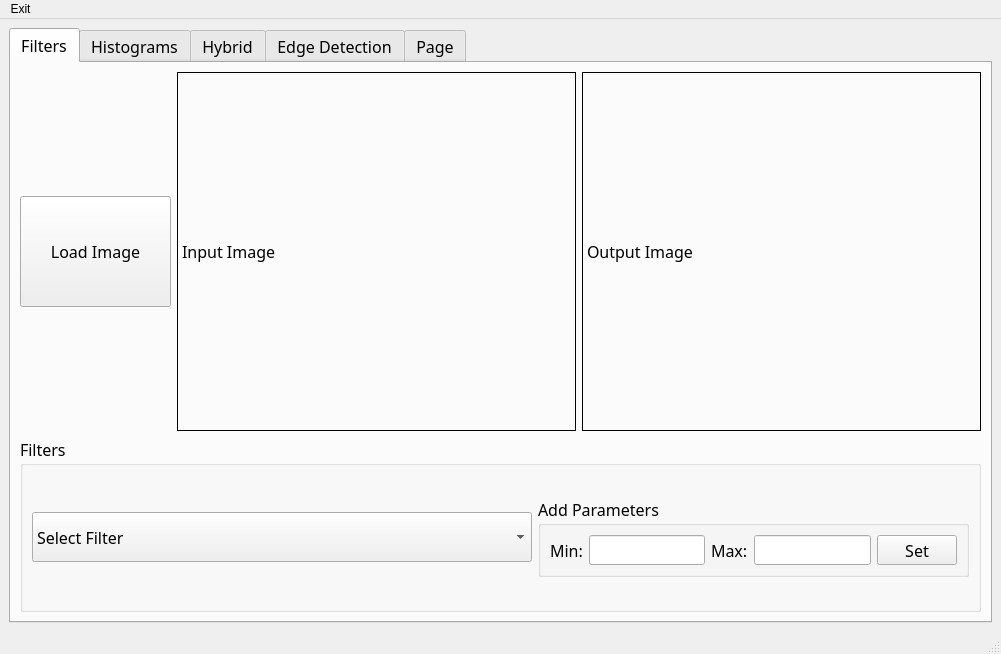
<?xml version="1.0" encoding="UTF-8"?>
<ui version="4.0">
 <class>MainWindow</class>
 <widget class="QMainWindow" name="MainWindow">
  <property name="geometry">
   <rect>
    <x>0</x>
    <y>0</y>
    <width>1001</width>
    <height>654</height>
   </rect>
  </property>
  <property name="windowTitle">
   <string>MainWindow</string>
  </property>
  <widget class="QWidget" name="centralwidget">
   <layout class="QGridLayout" name="gridLayout_5">
    <item row="0" column="0">
     <widget class="QTabWidget" name="tabWidget">
      <property name="font">
       <font>
        <family>Myanmar Text</family>
        <pointsize>12</pointsize>
       </font>
      </property>
      <property name="tabShape">
       <enum>QTabWidget::Rounded</enum>
      </property>
      <property name="currentIndex">
       <number>0</number>
      </property>
      <widget class="QWidget" name="filter">
       <attribute name="title">
        <string>Filters</string>
       </attribute>
       <layout class="QGridLayout" name="gridLayout_2">
        <item row="0" column="0">
         <layout class="QVBoxLayout" name="verticalLayout">
          <item>
           <layout class="QHBoxLayout" name="horizontalLayout_2">
            <item>
             <widget class="QPushButton" name="loadTab1">
              <property name="sizePolicy">
               <sizepolicy hsizetype="Fixed" vsizetype="Fixed">
                <horstretch>0</horstretch>
                <verstretch>0</verstretch>
               </sizepolicy>
              </property>
              <property name="maximumSize">
               <size>
                <width>151</width>
                <height>111</height>
               </size>
              </property>
              <property name="text">
               <string>Load Image</string>
              </property>
             </widget>
            </item>
            <item>
             <layout class="QHBoxLayout" name="horizontalLayout">
              <item>
               <widget class="QLabel" name="inputTab1">
                <property name="frameShape">
                 <enum>QFrame::Box</enum>
                </property>
                <property name="text">
                 <string>Input Image</string>
                </property>
               </widget>
              </item>
              <item>
               <widget class="QLabel" name="outputTab1">
                <property name="frameShape">
                 <enum>QFrame::Box</enum>
                </property>
                <property name="text">
                 <string>Output Image</string>
                </property>
               </widget>
              </item>
             </layout>
            </item>
           </layout>
          </item>
          <item>
           <widget class="QGroupBox" name="groupBox">
            <property name="sizePolicy">
             <sizepolicy hsizetype="Preferred" vsizetype="Maximum">
              <horstretch>0</horstretch>
              <verstretch>0</verstretch>
             </sizepolicy>
            </property>
            <property name="maximumSize">
             <size>
              <width>16777215</width>
              <height>175</height>
             </size>
            </property>
            <property name="title">
             <string>Filters</string>
            </property>
            <layout class="QHBoxLayout" name="horizontalLayout_12">
             <item>
              <widget class="QComboBox" name="selectTab1">
               <property name="sizePolicy">
                <sizepolicy hsizetype="Fixed" vsizetype="Fixed">
                 <horstretch>0</horstretch>
                 <verstretch>0</verstretch>
                </sizepolicy>
               </property>
               <property name="minimumSize">
                <size>
                 <width>500</width>
                 <height>50</height>
                </size>
               </property>
               <property name="maximumSize">
                <size>
                 <width>500</width>
                 <height>50</height>
                </size>
               </property>
               <item>
                <property name="text">
                 <string>Select Filter</string>
                </property>
               </item>
               <item>
                <property name="text">
                 <string>Salt And Pepper</string>
                </property>
               </item>
               <item>
                <property name="text">
                 <string>Average Filter</string>
                </property>
               </item>
               <item>
                <property name="text">
                 <string>Gaussian Filter</string>
                </property>
               </item>
               <item>
                <property name="text">
                 <string>Median Filter</string>
                </property>
               </item>
               <item>
                <property name="text">
                 <string>Sobel Filter</string>
                </property>
               </item>
               <item>
                <property name="text">
                 <string>Roberts Filter</string>
                </property>
               </item>
               <item>
                <property name="text">
                 <string>Prewitt Filter</string>
                </property>
               </item>
               <item>
                <property name="text">
                 <string>Normalization</string>
                </property>
               </item>
               <item>
                <property name="text">
                 <string>Equalization</string>
                </property>
               </item>
               <item>
                <property name="text">
                 <string>Local Thresholding</string>
                </property>
               </item>
               <item>
                <property name="text">
                 <string>Global Thresholding</string>
                </property>
               </item>
               <item>
                <property name="text">
                 <string>Low Frequency Filter</string>
                </property>
               </item>
               <item>
                <property name="text">
                 <string>High Frequency Filter</string>
                </property>
               </item>
              </widget>
             </item>
             <item>
              <widget class="QGroupBox" name="groupBox_2">
               <property name="sizePolicy">
                <sizepolicy hsizetype="Preferred" vsizetype="Fixed">
                 <horstretch>0</horstretch>
                 <verstretch>0</verstretch>
                </sizepolicy>
               </property>
               <property name="minimumSize">
                <size>
                 <width>0</width>
                 <height>80</height>
                </size>
               </property>
               <property name="maximumSize">
                <size>
                 <width>16777215</width>
                 <height>80</height>
                </size>
               </property>
               <property name="title">
                <string>Add Parameters</string>
               </property>
               <layout class="QGridLayout" name="gridLayout">
                <item row="0" column="0">
                 <layout class="QHBoxLayout" name="horizontalLayout_11">
                  <item>
                   <layout class="QHBoxLayout" name="horizontalLayout_10">
                    <item>
                     <layout class="QHBoxLayout" name="horizontalLayout_8">
                      <item>
                       <widget class="QLabel" name="minText">
                        <property name="text">
                         <string>Min:</string>
                        </property>
                       </widget>
                      </item>
                      <item>
                       <widget class="QLineEdit" name="min"/>
                      </item>
                     </layout>
                    </item>
                    <item>
                     <layout class="QHBoxLayout" name="horizontalLayout_9">
                      <item>
                       <widget class="QLabel" name="maxText">
                        <property name="text">
                         <string>Max:</string>
                        </property>
                       </widget>
                      </item>
                      <item>
                       <widget class="QLineEdit" name="max"/>
                      </item>
                     </layout>
                    </item>
                   </layout>
                  </item>
                  <item>
                   <widget class="QPushButton" name="set">
                    <property name="text">
                     <string>Set</string>
                    </property>
                   </widget>
                  </item>
                 </layout>
                </item>
               </layout>
              </widget>
             </item>
            </layout>
           </widget>
          </item>
         </layout>
        </item>
       </layout>
      </widget>
      <widget class="QWidget" name="histogram">
       <attribute name="title">
        <string>Histograms</string>
       </attribute>
       <layout class="QGridLayout" name="gridLayout_3">
        <item row="0" column="0">
         <layout class="QHBoxLayout" name="horizontalLayout_5">
          <item>
           <layout class="QVBoxLayout" name="verticalLayout_5">
            <item>
             <widget class="QPushButton" name="loadTab2">
              <property name="sizePolicy">
               <sizepolicy hsizetype="Fixed" vsizetype="Fixed">
                <horstretch>0</horstretch>
                <verstretch>0</verstretch>
               </sizepolicy>
              </property>
              <property name="minimumSize">
               <size>
                <width>151</width>
                <height>111</height>
               </size>
              </property>
              <property name="maximumSize">
               <size>
                <width>151</width>
                <height>111</height>
               </size>
              </property>
              <property name="text">
               <string>Load</string>
              </property>
             </widget>
            </item>
            <item>
             <widget class="QPushButton" name="gray">
              <property name="sizePolicy">
               <sizepolicy hsizetype="Fixed" vsizetype="Fixed">
                <horstretch>0</horstretch>
                <verstretch>0</verstretch>
               </sizepolicy>
              </property>
              <property name="minimumSize">
               <size>
                <width>151</width>
                <height>111</height>
               </size>
              </property>
              <property name="maximumSize">
               <size>
                <width>151</width>
                <height>111</height>
               </size>
              </property>
              <property name="text">
               <string>Gray</string>
              </property>
             </widget>
            </item>
            <item>
             <widget class="QPushButton" name="color">
              <property name="sizePolicy">
               <sizepolicy hsizetype="Fixed" vsizetype="Fixed">
                <horstretch>0</horstretch>
                <verstretch>0</verstretch>
               </sizepolicy>
              </property>
              <property name="minimumSize">
               <size>
                <width>151</width>
                <height>111</height>
               </size>
              </property>
              <property name="maximumSize">
               <size>
                <width>151</width>
                <height>111</height>
               </size>
              </property>
              <property name="text">
               <string>Color</string>
              </property>
             </widget>
            </item>
            <item>
             <widget class="QPushButton" name="cumcolor">
              <property name="minimumSize">
               <size>
                <width>151</width>
                <height>111</height>
               </size>
              </property>
              <property name="maximumSize">
               <size>
                <width>151</width>
                <height>111</height>
               </size>
              </property>
              <property name="text">
               <string>Cumulative Color</string>
              </property>
             </widget>
            </item>
           </layout>
          </item>
          <item>
           <layout class="QVBoxLayout" name="verticalLayout_2">
            <item>
             <layout class="QHBoxLayout" name="horizontalLayout_4">
              <item>
               <widget class="QLabel" name="inputTab2">
                <property name="sizePolicy">
                 <sizepolicy hsizetype="Ignored" vsizetype="Ignored">
                  <horstretch>0</horstretch>
                  <verstretch>0</verstretch>
                 </sizepolicy>
                </property>
                <property name="frameShape">
                 <enum>QFrame::Box</enum>
                </property>
                <property name="text">
                 <string>Input Image</string>
                </property>
               </widget>
              </item>
              <item>
               <widget class="QLabel" name="outputTab2">
                <property name="sizePolicy">
                 <sizepolicy hsizetype="Ignored" vsizetype="Ignored">
                  <horstretch>0</horstretch>
                  <verstretch>0</verstretch>
                 </sizepolicy>
                </property>
                <property name="frameShape">
                 <enum>QFrame::Box</enum>
                </property>
                <property name="text">
                 <string>Output Image</string>
                </property>
               </widget>
              </item>
             </layout>
            </item>
            <item>
             <layout class="QHBoxLayout" name="horizontalLayout_3">
              <item>
               <widget class="PlotWidget" name="inputHistogram">
                <property name="sizePolicy">
                 <sizepolicy hsizetype="Ignored" vsizetype="Ignored">
                  <horstretch>0</horstretch>
                  <verstretch>0</verstretch>
                 </sizepolicy>
                </property>
                <property name="frameShape">
                 <enum>QFrame::Box</enum>
                </property>
               </widget>
              </item>
              <item>
               <widget class="PlotWidget" name="outputHistogram">
                <property name="sizePolicy">
                 <sizepolicy hsizetype="Ignored" vsizetype="Ignored">
                  <horstretch>0</horstretch>
                  <verstretch>0</verstretch>
                 </sizepolicy>
                </property>
                <property name="frameShape">
                 <enum>QFrame::Box</enum>
                </property>
               </widget>
              </item>
             </layout>
            </item>
           </layout>
          </item>
         </layout>
        </item>
       </layout>
      </widget>
      <widget class="QWidget" name="hybrid">
       <attribute name="title">
        <string>Hybrid</string>
       </attribute>
       <layout class="QGridLayout" name="gridLayout_4">
        <item row="0" column="0">
         <layout class="QHBoxLayout" name="horizontalLayout_7">
          <item>
           <layout class="QVBoxLayout" name="verticalLayout_3">
            <item>
             <widget class="QPushButton" name="load1Tab3">
              <property name="minimumSize">
               <size>
                <width>151</width>
                <height>111</height>
               </size>
              </property>
              <property name="maximumSize">
               <size>
                <width>151</width>
                <height>111</height>
               </size>
              </property>
              <property name="text">
               <string>Loag Image 1</string>
              </property>
             </widget>
            </item>
            <item>
             <widget class="QPushButton" name="load2tab3">
              <property name="minimumSize">
               <size>
                <width>151</width>
                <height>111</height>
               </size>
              </property>
              <property name="maximumSize">
               <size>
                <width>151</width>
                <height>111</height>
               </size>
              </property>
              <property name="text">
               <string>Load Image 2</string>
              </property>
             </widget>
            </item>
            <item>
             <widget class="QPushButton" name="hybrid">
              <property name="minimumSize">
               <size>
                <width>151</width>
                <height>111</height>
               </size>
              </property>
              <property name="maximumSize">
               <size>
                <width>151</width>
                <height>111</height>
               </size>
              </property>
              <property name="text">
               <string>Make Hybride</string>
              </property>
             </widget>
            </item>
           </layout>
          </item>
          <item>
           <layout class="QHBoxLayout" name="horizontalLayout_6">
            <item>
             <layout class="QVBoxLayout" name="verticalLayout_4">
              <item>
               <widget class="QLabel" name="input1Tab3">
                <property name="frameShape">
                 <enum>QFrame::Box</enum>
                </property>
                <property name="text">
                 <string>Input Image 1</string>
                </property>
               </widget>
              </item>
              <item>
               <widget class="QLabel" name="input2Tab3">
                <property name="frameShape">
                 <enum>QFrame::Box</enum>
                </property>
                <property name="text">
                 <string>Input Image 2</string>
                </property>
               </widget>
              </item>
             </layout>
            </item>
            <item>
             <widget class="QLabel" name="outputTab3">
              <property name="frameShape">
               <enum>QFrame::Box</enum>
              </property>
              <property name="text">
               <string>Output Image</string>
              </property>
             </widget>
            </item>
           </layout>
          </item>
         </layout>
        </item>
       </layout>
      </widget>
      <widget class="QWidget" name="edge">
       <attribute name="title">
        <string>Edge Detection</string>
       </attribute>
       <layout class="QGridLayout" name="gridLayout_7">
        <item row="0" column="0">
         <layout class="QHBoxLayout" name="horizontalLayout_16">
          <item>
           <layout class="QVBoxLayout" name="verticalLayout_8">
            <item>
             <widget class="QPushButton" name="loadEdgeImg">
              <property name="sizePolicy">
               <sizepolicy hsizetype="Fixed" vsizetype="Fixed">
                <horstretch>0</horstretch>
                <verstretch>0</verstretch>
               </sizepolicy>
              </property>
              <property name="maximumSize">
               <size>
                <width>215</width>
                <height>111</height>
               </size>
              </property>
              <property name="text">
               <string>Load image</string>
              </property>
             </widget>
            </item>
            <item>
             <widget class="QPushButton" name="CannyEdgeBtn">
              <property name="sizePolicy">
               <sizepolicy hsizetype="Fixed" vsizetype="Fixed">
                <horstretch>0</horstretch>
                <verstretch>0</verstretch>
               </sizepolicy>
              </property>
              <property name="maximumSize">
               <size>
                <width>215</width>
                <height>111</height>
               </size>
              </property>
              <property name="text">
               <string>Canny Edge filter</string>
              </property>
              <property name="iconSize">
               <size>
                <width>16</width>
                <height>5</height>
               </size>
              </property>
              <property name="autoRepeatDelay">
               <number>200</number>
              </property>
              <property name="autoRepeatInterval">
               <number>50</number>
              </property>
             </widget>
            </item>
            <item>
             <widget class="QPushButton" name="houghLineBtn">
              <property name="sizePolicy">
               <sizepolicy hsizetype="Fixed" vsizetype="Fixed">
                <horstretch>0</horstretch>
                <verstretch>0</verstretch>
               </sizepolicy>
              </property>
              <property name="maximumSize">
               <size>
                <width>215</width>
                <height>111</height>
               </size>
              </property>
              <property name="text">
               <string>Hough line Transform</string>
              </property>
             </widget>
            </item>
            <item>
             <widget class="QPushButton" name="houghCircleBtn">
              <property name="sizePolicy">
               <sizepolicy hsizetype="Fixed" vsizetype="Fixed">
                <horstretch>0</horstretch>
                <verstretch>0</verstretch>
               </sizepolicy>
              </property>
              <property name="maximumSize">
               <size>
                <width>215</width>
                <height>111</height>
               </size>
              </property>
              <property name="text">
               <string>Hough Circle Transform</string>
              </property>
             </widget>
            </item>
           </layout>
          </item>
          <item>
           <layout class="QHBoxLayout" name="horizontalLayout_15">
            <item>
             <widget class="QLabel" name="InputTab4">
              <property name="frameShape">
               <enum>QFrame::Box</enum>
              </property>
              <property name="text">
               <string>Input</string>
              </property>
             </widget>
            </item>
            <item>
             <widget class="QLabel" name="edgeView">
              <property name="frameShape">
               <enum>QFrame::Box</enum>
              </property>
              <property name="text">
               <string>EdgeView</string>
              </property>
             </widget>
            </item>
           </layout>
          </item>
         </layout>
        </item>
       </layout>
      </widget>
      <widget class="QWidget" name="tab">
       <attribute name="title">
        <string>Page</string>
       </attribute>
       <layout class="QGridLayout" name="gridLayout_6">
        <item row="0" column="0">
         <layout class="QVBoxLayout" name="verticalLayout_7">
          <item>
           <layout class="QHBoxLayout" name="horizontalLayout_14">
            <item>
             <layout class="QVBoxLayout" name="verticalLayout_6">
              <item>
               <widget class="QPushButton" name="LoadTab5">
                <property name="sizePolicy">
                 <sizepolicy hsizetype="Fixed" vsizetype="Fixed">
                  <horstretch>0</horstretch>
                  <verstretch>0</verstretch>
                 </sizepolicy>
                </property>
                <property name="maximumSize">
                 <size>
                  <width>151</width>
                  <height>111</height>
                 </size>
                </property>
                <property name="text">
                 <string>Load</string>
                </property>
               </widget>
              </item>
              <item>
               <widget class="QPushButton" name="ClearAnchor">
                <property name="sizePolicy">
                 <sizepolicy hsizetype="Fixed" vsizetype="Fixed">
                  <horstretch>0</horstretch>
                  <verstretch>0</verstretch>
                 </sizepolicy>
                </property>
                <property name="maximumSize">
                 <size>
                  <width>151</width>
                  <height>111</height>
                 </size>
                </property>
                <property name="text">
                 <string>Clear Anchors</string>
                </property>
               </widget>
              </item>
              <item>
               <widget class="QPushButton" name="Apply">
                <property name="sizePolicy">
                 <sizepolicy hsizetype="Fixed" vsizetype="Fixed">
                  <horstretch>0</horstretch>
                  <verstretch>0</verstretch>
                 </sizepolicy>
                </property>
                <property name="maximumSize">
                 <size>
                  <width>151</width>
                  <height>111</height>
                 </size>
                </property>
                <property name="text">
                 <string>Apply</string>
                </property>
               </widget>
              </item>
              <item>
               <widget class="QPushButton" name="Reset">
                <property name="sizePolicy">
                 <sizepolicy hsizetype="Fixed" vsizetype="Fixed">
                  <horstretch>0</horstretch>
                  <verstretch>0</verstretch>
                 </sizepolicy>
                </property>
                <property name="maximumSize">
                 <size>
                  <width>151</width>
                  <height>111</height>
                 </size>
                </property>
                <property name="text">
                 <string>Reset</string>
                </property>
               </widget>
              </item>
             </layout>
            </item>
            <item>
             <widget class="QLabel" name="InputImageTab5">
              <property name="frameShape">
               <enum>QFrame::Box</enum>
              </property>
              <property name="text">
               <string/>
              </property>
             </widget>
            </item>
           </layout>
          </item>
          <item>
           <layout class="QHBoxLayout" name="horizontalLayout_13">
            <item>
             <widget class="QGroupBox" name="groupBox_3">
              <property name="sizePolicy">
               <sizepolicy hsizetype="Preferred" vsizetype="Fixed">
                <horstretch>0</horstretch>
                <verstretch>0</verstretch>
               </sizepolicy>
              </property>
              <property name="maximumSize">
               <size>
                <width>16777215</width>
                <height>153</height>
               </size>
              </property>
              <property name="title">
               <string>Contour Settings</string>
              </property>
              <widget class="QLabel" name="label_4">
               <property name="geometry">
                <rect>
                 <x>14</x>
                 <y>50</y>
                 <width>51</width>
                 <height>36</height>
                </rect>
               </property>
               <property name="text">
                <string>Alpha</string>
               </property>
              </widget>
              <widget class="QLabel" name="label_5">
               <property name="geometry">
                <rect>
                 <x>13</x>
                 <y>99</y>
                 <width>68</width>
                 <height>36</height>
                </rect>
               </property>
               <property name="text">
                <string>Gamma</string>
               </property>
              </widget>
              <widget class="QLabel" name="label_6">
               <property name="geometry">
                <rect>
                 <x>230</x>
                 <y>50</y>
                 <width>38</width>
                 <height>36</height>
                </rect>
               </property>
               <property name="text">
                <string>Beta</string>
               </property>
              </widget>
              <widget class="QLineEdit" name="Alpha">
               <property name="geometry">
                <rect>
                 <x>90</x>
                 <y>50</y>
                 <width>121</width>
                 <height>41</height>
                </rect>
               </property>
               <property name="sizePolicy">
                <sizepolicy hsizetype="Fixed" vsizetype="Fixed">
                 <horstretch>0</horstretch>
                 <verstretch>0</verstretch>
                </sizepolicy>
               </property>
               <property name="maximumSize">
                <size>
                 <width>121</width>
                 <height>41</height>
                </size>
               </property>
              </widget>
              <widget class="QLineEdit" name="Beta">
               <property name="geometry">
                <rect>
                 <x>290</x>
                 <y>50</y>
                 <width>121</width>
                 <height>41</height>
                </rect>
               </property>
               <property name="sizePolicy">
                <sizepolicy hsizetype="Fixed" vsizetype="Fixed">
                 <horstretch>0</horstretch>
                 <verstretch>0</verstretch>
                </sizepolicy>
               </property>
               <property name="maximumSize">
                <size>
                 <width>121</width>
                 <height>41</height>
                </size>
               </property>
              </widget>
              <widget class="QLineEdit" name="Gamma">
               <property name="geometry">
                <rect>
                 <x>90</x>
                 <y>99</y>
                 <width>121</width>
                 <height>41</height>
                </rect>
               </property>
               <property name="sizePolicy">
                <sizepolicy hsizetype="Fixed" vsizetype="Fixed">
                 <horstretch>0</horstretch>
                 <verstretch>0</verstretch>
                </sizepolicy>
               </property>
               <property name="maximumSize">
                <size>
                 <width>121</width>
                 <height>41</height>
                </size>
               </property>
              </widget>
             </widget>
            </item>
            <item>
             <widget class="QGroupBox" name="groupBox_4">
              <property name="sizePolicy">
               <sizepolicy hsizetype="Preferred" vsizetype="Fixed">
                <horstretch>0</horstretch>
                <verstretch>0</verstretch>
               </sizepolicy>
              </property>
              <property name="maximumSize">
               <size>
                <width>16777215</width>
                <height>153</height>
               </size>
              </property>
              <property name="title">
               <string>Outputs</string>
              </property>
              <widget class="QLabel" name="label_2">
               <property name="geometry">
                <rect>
                 <x>13</x>
                 <y>49</y>
                 <width>40</width>
                 <height>36</height>
                </rect>
               </property>
               <property name="text">
                <string>Area</string>
               </property>
              </widget>
              <widget class="QLabel" name="label_3">
               <property name="geometry">
                <rect>
                 <x>13</x>
                 <y>96</y>
                 <width>84</width>
                 <height>36</height>
                </rect>
               </property>
               <property name="text">
                <string>Perimeter</string>
               </property>
              </widget>
              <widget class="QLabel" name="Area">
               <property name="geometry">
                <rect>
                 <x>130</x>
                 <y>40</y>
                 <width>121</width>
                 <height>41</height>
                </rect>
               </property>
               <property name="sizePolicy">
                <sizepolicy hsizetype="Fixed" vsizetype="Fixed">
                 <horstretch>0</horstretch>
                 <verstretch>0</verstretch>
                </sizepolicy>
               </property>
               <property name="minimumSize">
                <size>
                 <width>121</width>
                 <height>41</height>
                </size>
               </property>
               <property name="maximumSize">
                <size>
                 <width>121</width>
                 <height>41</height>
                </size>
               </property>
               <property name="frameShape">
                <enum>QFrame::Box</enum>
               </property>
               <property name="text">
                <string/>
               </property>
              </widget>
              <widget class="QLabel" name="Perimeter">
               <property name="geometry">
                <rect>
                 <x>130</x>
                 <y>90</y>
                 <width>121</width>
                 <height>41</height>
                </rect>
               </property>
               <property name="sizePolicy">
                <sizepolicy hsizetype="Fixed" vsizetype="Fixed">
                 <horstretch>0</horstretch>
                 <verstretch>0</verstretch>
                </sizepolicy>
               </property>
               <property name="minimumSize">
                <size>
                 <width>121</width>
                 <height>41</height>
                </size>
               </property>
               <property name="maximumSize">
                <size>
                 <width>121</width>
                 <height>41</height>
                </size>
               </property>
               <property name="frameShape">
                <enum>QFrame::Panel</enum>
               </property>
               <property name="text">
                <string/>
               </property>
              </widget>
             </widget>
            </item>
           </layout>
          </item>
         </layout>
        </item>
       </layout>
      </widget>
     </widget>
    </item>
   </layout>
  </widget>
  <widget class="QMenuBar" name="menubar">
   <property name="geometry">
    <rect>
     <x>0</x>
     <y>0</y>
     <width>1001</width>
     <height>26</height>
    </rect>
   </property>
   <widget class="QMenu" name="menuExit">
    <property name="title">
     <string>Exit</string>
    </property>
   </widget>
   <addaction name="menuExit"/>
  </widget>
  <widget class="QStatusBar" name="statusbar"/>
 </widget>
 <customwidgets>
  <customwidget>
   <class>PlotWidget</class>
   <extends>QGraphicsView</extends>
   <header>pyqtgraph</header>
  </customwidget>
 </customwidgets>
 <resources/>
 <connections/>
</ui>
